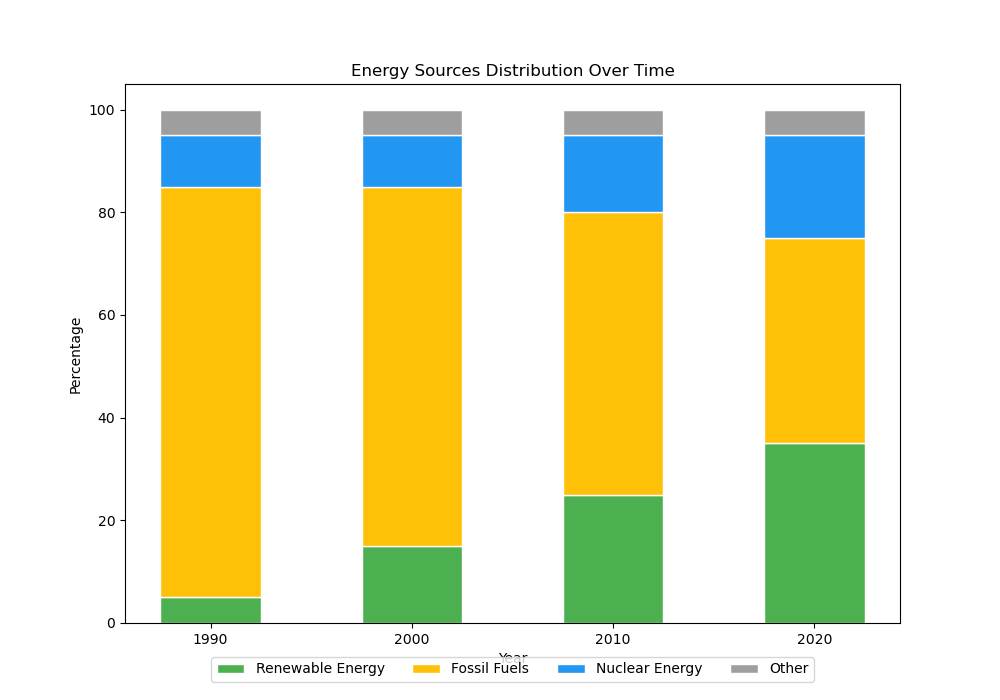

Here is the Python script that generated this plot:

import matplotlib.pyplot as plt
import numpy as np

categories = ['Renewable Energy', 'Fossil Fuels', 'Nuclear Energy', 'Other']
years = ['1990', '2000', '2010', '2020']
data = np.array([
    [5, 15, 25, 35],
    [80, 70, 55, 40],
    [10, 10, 15, 20],
    [5, 5, 5, 5]
])

data_cumsum = np.cumsum(data, axis=0)

fig, ax = plt.subplots(figsize=(10, 7))
bar_width = 0.5

colors = ['#4CAF50', '#FFC107', '#2196F3', '#9E9E9E']
for i in range(data.shape[0]):
    ax.bar(years, data[i], bottom=data_cumsum[i] - data[i], color=colors[i], edgecolor='white', width=bar_width)

ax.set_xlabel('Year')
ax.set_ylabel('Percentage')
ax.set_title('Energy Sources Distribution Over Time')
ax.legend(categories, loc='upper center', bbox_to_anchor=(0.5, -0.05), ncol=4)

plt.show()
